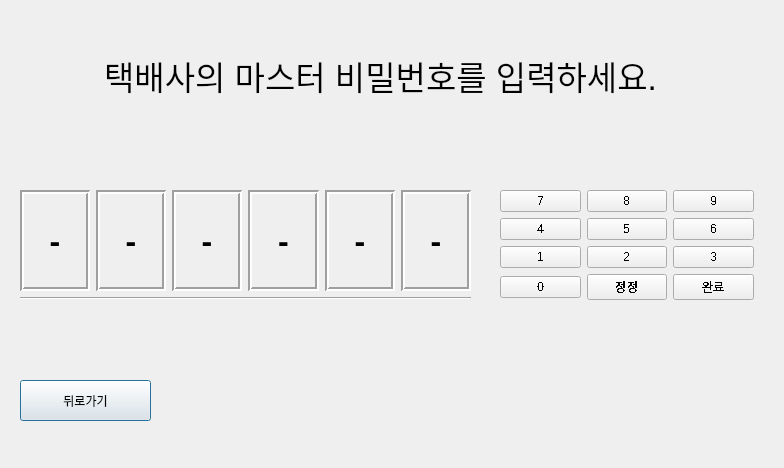
<?xml version="1.0" encoding="UTF-8"?>
<ui version="4.0">
 <class>Dialog</class>
 <widget class="QDialog" name="Dialog">
  <property name="geometry">
   <rect>
    <x>0</x>
    <y>0</y>
    <width>784</width>
    <height>468</height>
   </rect>
  </property>
  <property name="windowTitle">
   <string>Dialog</string>
  </property>
  <widget class="QWidget" name="horizontalLayoutWidget">
   <property name="geometry">
    <rect>
     <x>20</x>
     <y>190</y>
     <width>451</width>
     <height>101</height>
    </rect>
   </property>
   <layout class="QHBoxLayout" name="horizontalLayout_2">
    <item>
     <widget class="QLabel" name="code_1">
      <property name="font">
       <font>
        <pointsize>24</pointsize>
        <weight>75</weight>
        <italic>false</italic>
        <bold>true</bold>
        <underline>false</underline>
        <kerning>true</kerning>
       </font>
      </property>
      <property name="frameShape">
       <enum>QFrame::Box</enum>
      </property>
      <property name="frameShadow">
       <enum>QFrame::Sunken</enum>
      </property>
      <property name="lineWidth">
       <number>2</number>
      </property>
      <property name="text">
       <string>-</string>
      </property>
      <property name="alignment">
       <set>Qt::AlignCenter</set>
      </property>
     </widget>
    </item>
    <item>
     <widget class="QLabel" name="code_2">
      <property name="font">
       <font>
        <pointsize>24</pointsize>
        <weight>75</weight>
        <italic>false</italic>
        <bold>true</bold>
        <underline>false</underline>
        <kerning>true</kerning>
       </font>
      </property>
      <property name="frameShape">
       <enum>QFrame::Box</enum>
      </property>
      <property name="frameShadow">
       <enum>QFrame::Sunken</enum>
      </property>
      <property name="lineWidth">
       <number>2</number>
      </property>
      <property name="text">
       <string>-</string>
      </property>
      <property name="alignment">
       <set>Qt::AlignCenter</set>
      </property>
     </widget>
    </item>
    <item>
     <widget class="QLabel" name="code_3">
      <property name="font">
       <font>
        <pointsize>24</pointsize>
        <weight>75</weight>
        <italic>false</italic>
        <bold>true</bold>
        <underline>false</underline>
        <kerning>true</kerning>
       </font>
      </property>
      <property name="frameShape">
       <enum>QFrame::Box</enum>
      </property>
      <property name="frameShadow">
       <enum>QFrame::Sunken</enum>
      </property>
      <property name="lineWidth">
       <number>2</number>
      </property>
      <property name="text">
       <string>-</string>
      </property>
      <property name="alignment">
       <set>Qt::AlignCenter</set>
      </property>
     </widget>
    </item>
    <item>
     <widget class="QLabel" name="code_4">
      <property name="font">
       <font>
        <pointsize>24</pointsize>
        <weight>75</weight>
        <italic>false</italic>
        <bold>true</bold>
        <underline>false</underline>
        <kerning>true</kerning>
       </font>
      </property>
      <property name="frameShape">
       <enum>QFrame::Box</enum>
      </property>
      <property name="frameShadow">
       <enum>QFrame::Sunken</enum>
      </property>
      <property name="lineWidth">
       <number>2</number>
      </property>
      <property name="text">
       <string>-</string>
      </property>
      <property name="alignment">
       <set>Qt::AlignCenter</set>
      </property>
     </widget>
    </item>
    <item>
     <widget class="QLabel" name="code_5">
      <property name="font">
       <font>
        <pointsize>24</pointsize>
        <weight>75</weight>
        <italic>false</italic>
        <bold>true</bold>
        <underline>false</underline>
        <kerning>true</kerning>
       </font>
      </property>
      <property name="frameShape">
       <enum>QFrame::Box</enum>
      </property>
      <property name="frameShadow">
       <enum>QFrame::Sunken</enum>
      </property>
      <property name="lineWidth">
       <number>2</number>
      </property>
      <property name="text">
       <string>-</string>
      </property>
      <property name="alignment">
       <set>Qt::AlignCenter</set>
      </property>
     </widget>
    </item>
    <item>
     <widget class="QLabel" name="code_6">
      <property name="font">
       <font>
        <pointsize>24</pointsize>
        <weight>75</weight>
        <italic>false</italic>
        <bold>true</bold>
        <underline>false</underline>
        <kerning>true</kerning>
       </font>
      </property>
      <property name="frameShape">
       <enum>QFrame::Box</enum>
      </property>
      <property name="frameShadow">
       <enum>QFrame::Sunken</enum>
      </property>
      <property name="lineWidth">
       <number>2</number>
      </property>
      <property name="text">
       <string>-</string>
      </property>
      <property name="alignment">
       <set>Qt::AlignCenter</set>
      </property>
     </widget>
    </item>
   </layout>
  </widget>
  <widget class="QPushButton" name="back_button">
   <property name="geometry">
    <rect>
     <x>20</x>
     <y>380</y>
     <width>131</width>
     <height>41</height>
    </rect>
   </property>
   <property name="text">
    <string>뒤로가기</string>
   </property>
  </widget>
  <widget class="QLabel" name="label">
   <property name="geometry">
    <rect>
     <x>30</x>
     <y>40</y>
     <width>701</width>
     <height>71</height>
    </rect>
   </property>
   <property name="font">
    <font>
     <family>Ubuntu</family>
     <pointsize>25</pointsize>
     <stylestrategy>PreferDefault</stylestrategy>
    </font>
   </property>
   <property name="text">
    <string>택배사의 마스터 비밀번호를 입력하세요.</string>
   </property>
   <property name="alignment">
    <set>Qt::AlignCenter</set>
   </property>
  </widget>
  <widget class="Line" name="line">
   <property name="geometry">
    <rect>
     <x>20</x>
     <y>290</y>
     <width>451</width>
     <height>16</height>
    </rect>
   </property>
   <property name="font">
    <font>
     <family>Ubuntu</family>
     <weight>50</weight>
     <bold>false</bold>
    </font>
   </property>
   <property name="orientation">
    <enum>Qt::Horizontal</enum>
   </property>
  </widget>
  <widget class="QWidget" name="gridLayoutWidget">
   <property name="geometry">
    <rect>
     <x>500</x>
     <y>190</y>
     <width>254</width>
     <height>231</height>
    </rect>
   </property>
   <layout class="QGridLayout" name="gridLayout">
    <property name="sizeConstraint">
     <enum>QLayout::SetMinAndMaxSize</enum>
    </property>
    <item row="3" column="1">
     <widget class="QPushButton" name="keypad_del">
      <property name="enabled">
       <bool>true</bool>
      </property>
      <property name="font">
       <font>
        <stylestrategy>NoAntialias</stylestrategy>
       </font>
      </property>
      <property name="text">
       <string>정정</string>
      </property>
      <property name="checkable">
       <bool>false</bool>
      </property>
      <property name="autoExclusive">
       <bool>false</bool>
      </property>
      <property name="autoRepeatInterval">
       <number>100</number>
      </property>
     </widget>
    </item>
    <item row="2" column="2">
     <widget class="QPushButton" name="keypad_3">
      <property name="enabled">
       <bool>true</bool>
      </property>
      <property name="font">
       <font>
        <stylestrategy>NoAntialias</stylestrategy>
       </font>
      </property>
      <property name="text">
       <string>3</string>
      </property>
      <property name="checkable">
       <bool>false</bool>
      </property>
      <property name="autoExclusive">
       <bool>false</bool>
      </property>
      <property name="autoRepeatInterval">
       <number>100</number>
      </property>
     </widget>
    </item>
    <item row="3" column="2">
     <widget class="QPushButton" name="keypad_done">
      <property name="enabled">
       <bool>true</bool>
      </property>
      <property name="font">
       <font>
        <stylestrategy>NoAntialias</stylestrategy>
       </font>
      </property>
      <property name="text">
       <string>완료</string>
      </property>
      <property name="checkable">
       <bool>false</bool>
      </property>
      <property name="autoExclusive">
       <bool>false</bool>
      </property>
      <property name="autoRepeatInterval">
       <number>100</number>
      </property>
     </widget>
    </item>
    <item row="3" column="0">
     <widget class="QPushButton" name="keypad_0">
      <property name="enabled">
       <bool>true</bool>
      </property>
      <property name="font">
       <font>
        <stylestrategy>NoAntialias</stylestrategy>
       </font>
      </property>
      <property name="text">
       <string>0</string>
      </property>
      <property name="checkable">
       <bool>false</bool>
      </property>
      <property name="autoExclusive">
       <bool>false</bool>
      </property>
      <property name="autoRepeatInterval">
       <number>100</number>
      </property>
     </widget>
    </item>
    <item row="2" column="0">
     <widget class="QPushButton" name="keypad_1">
      <property name="enabled">
       <bool>true</bool>
      </property>
      <property name="font">
       <font>
        <stylestrategy>NoAntialias</stylestrategy>
       </font>
      </property>
      <property name="text">
       <string>1</string>
      </property>
      <property name="checkable">
       <bool>false</bool>
      </property>
      <property name="autoExclusive">
       <bool>false</bool>
      </property>
      <property name="autoRepeatInterval">
       <number>100</number>
      </property>
     </widget>
    </item>
    <item row="0" column="1">
     <widget class="QPushButton" name="keypad_8">
      <property name="enabled">
       <bool>true</bool>
      </property>
      <property name="font">
       <font>
        <stylestrategy>NoAntialias</stylestrategy>
       </font>
      </property>
      <property name="text">
       <string>8</string>
      </property>
      <property name="checkable">
       <bool>false</bool>
      </property>
      <property name="autoExclusive">
       <bool>false</bool>
      </property>
      <property name="autoRepeatInterval">
       <number>100</number>
      </property>
     </widget>
    </item>
    <item row="1" column="0">
     <widget class="QPushButton" name="keypad_4">
      <property name="enabled">
       <bool>true</bool>
      </property>
      <property name="font">
       <font>
        <stylestrategy>NoAntialias</stylestrategy>
       </font>
      </property>
      <property name="text">
       <string>4</string>
      </property>
      <property name="checkable">
       <bool>false</bool>
      </property>
      <property name="autoExclusive">
       <bool>false</bool>
      </property>
      <property name="autoRepeatInterval">
       <number>100</number>
      </property>
     </widget>
    </item>
    <item row="0" column="0">
     <widget class="QPushButton" name="keypad_7">
      <property name="enabled">
       <bool>true</bool>
      </property>
      <property name="font">
       <font>
        <stylestrategy>NoAntialias</stylestrategy>
       </font>
      </property>
      <property name="text">
       <string>7</string>
      </property>
      <property name="checkable">
       <bool>false</bool>
      </property>
      <property name="autoExclusive">
       <bool>false</bool>
      </property>
      <property name="autoRepeatInterval">
       <number>100</number>
      </property>
     </widget>
    </item>
    <item row="0" column="2">
     <widget class="QPushButton" name="keypad_9">
      <property name="enabled">
       <bool>true</bool>
      </property>
      <property name="font">
       <font>
        <stylestrategy>NoAntialias</stylestrategy>
       </font>
      </property>
      <property name="text">
       <string>9</string>
      </property>
      <property name="checkable">
       <bool>false</bool>
      </property>
      <property name="autoExclusive">
       <bool>false</bool>
      </property>
      <property name="autoRepeatInterval">
       <number>100</number>
      </property>
     </widget>
    </item>
    <item row="2" column="1">
     <widget class="QPushButton" name="keypad_2">
      <property name="enabled">
       <bool>true</bool>
      </property>
      <property name="font">
       <font>
        <stylestrategy>NoAntialias</stylestrategy>
       </font>
      </property>
      <property name="text">
       <string>2</string>
      </property>
      <property name="checkable">
       <bool>false</bool>
      </property>
      <property name="autoExclusive">
       <bool>false</bool>
      </property>
      <property name="autoRepeatInterval">
       <number>100</number>
      </property>
     </widget>
    </item>
    <item row="1" column="2">
     <widget class="QPushButton" name="keypad_6">
      <property name="enabled">
       <bool>true</bool>
      </property>
      <property name="font">
       <font>
        <stylestrategy>NoAntialias</stylestrategy>
       </font>
      </property>
      <property name="text">
       <string>6</string>
      </property>
      <property name="checkable">
       <bool>false</bool>
      </property>
      <property name="autoExclusive">
       <bool>false</bool>
      </property>
      <property name="autoRepeatInterval">
       <number>100</number>
      </property>
     </widget>
    </item>
    <item row="1" column="1">
     <widget class="QPushButton" name="keypad_5">
      <property name="enabled">
       <bool>true</bool>
      </property>
      <property name="font">
       <font>
        <stylestrategy>NoAntialias</stylestrategy>
       </font>
      </property>
      <property name="text">
       <string>5</string>
      </property>
      <property name="checkable">
       <bool>false</bool>
      </property>
      <property name="autoExclusive">
       <bool>false</bool>
      </property>
      <property name="autoRepeatInterval">
       <number>100</number>
      </property>
     </widget>
    </item>
   </layout>
  </widget>
 </widget>
 <resources/>
 <connections/>
</ui>
